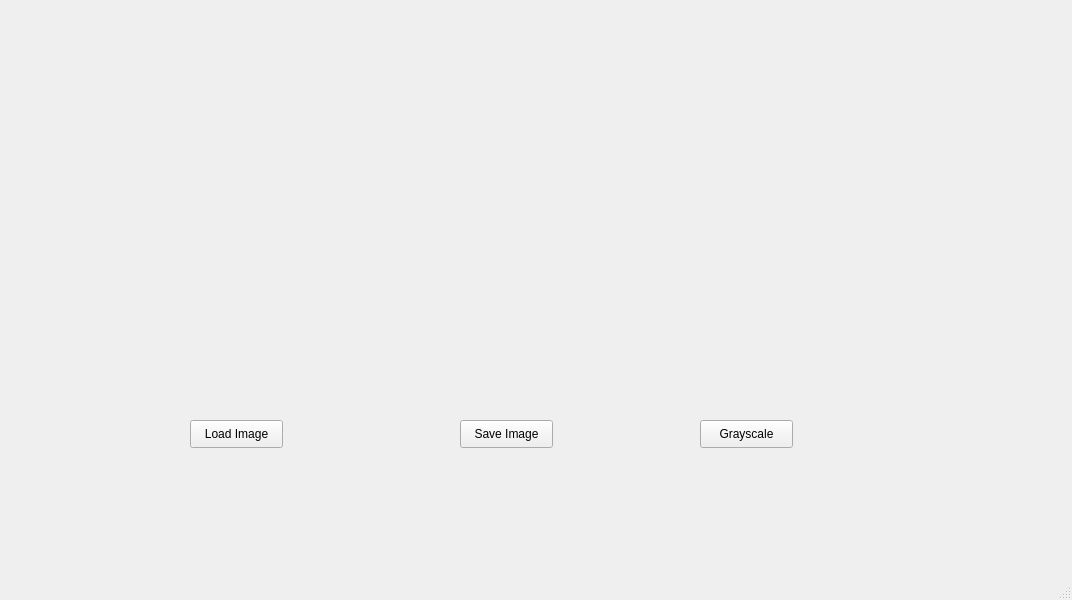
<?xml version="1.0" encoding="UTF-8"?>
<ui version="4.0">
 <class>MainWindow</class>
 <widget class="QMainWindow" name="MainWindow">
  <property name="geometry">
   <rect>
    <x>0</x>
    <y>0</y>
    <width>1072</width>
    <height>600</height>
   </rect>
  </property>
  <property name="windowTitle">
   <string>MainWindow</string>
  </property>
  <widget class="QWidget" name="centralwidget">
   <widget class="QLabel" name="imgLabel">
    <property name="geometry">
     <rect>
      <x>20</x>
      <y>60</y>
      <width>451</width>
      <height>301</height>
     </rect>
    </property>
    <property name="text">
     <string/>
    </property>
   </widget>
   <widget class="QPushButton" name="loadButton">
    <property name="geometry">
     <rect>
      <x>190</x>
      <y>420</y>
      <width>93</width>
      <height>28</height>
     </rect>
    </property>
    <property name="text">
     <string>Load Image</string>
    </property>
   </widget>
   <widget class="QPushButton" name="saveButton">
    <property name="geometry">
     <rect>
      <x>460</x>
      <y>420</y>
      <width>93</width>
      <height>28</height>
     </rect>
    </property>
    <property name="text">
     <string>Save Image</string>
    </property>
   </widget>
   <widget class="QPushButton" name="grayButton">
    <property name="geometry">
     <rect>
      <x>700</x>
      <y>420</y>
      <width>93</width>
      <height>28</height>
     </rect>
    </property>
    <property name="text">
     <string>Grayscale</string>
    </property>
   </widget>
   <widget class="QLabel" name="hasilLabel">
    <property name="geometry">
     <rect>
      <x>520</x>
      <y>60</y>
      <width>451</width>
      <height>301</height>
     </rect>
    </property>
    <property name="text">
     <string/>
    </property>
   </widget>
  </widget>
  <widget class="QMenuBar" name="menubar">
   <property name="geometry">
    <rect>
     <x>0</x>
     <y>0</y>
     <width>1072</width>
     <height>26</height>
    </rect>
   </property>
  </widget>
  <widget class="QStatusBar" name="statusbar"/>
  <action name="actionBrightness">
   <property name="text">
    <string>Operasi Titik</string>
   </property>
  </action>
 </widget>
 <resources/>
 <connections/>
</ui>
